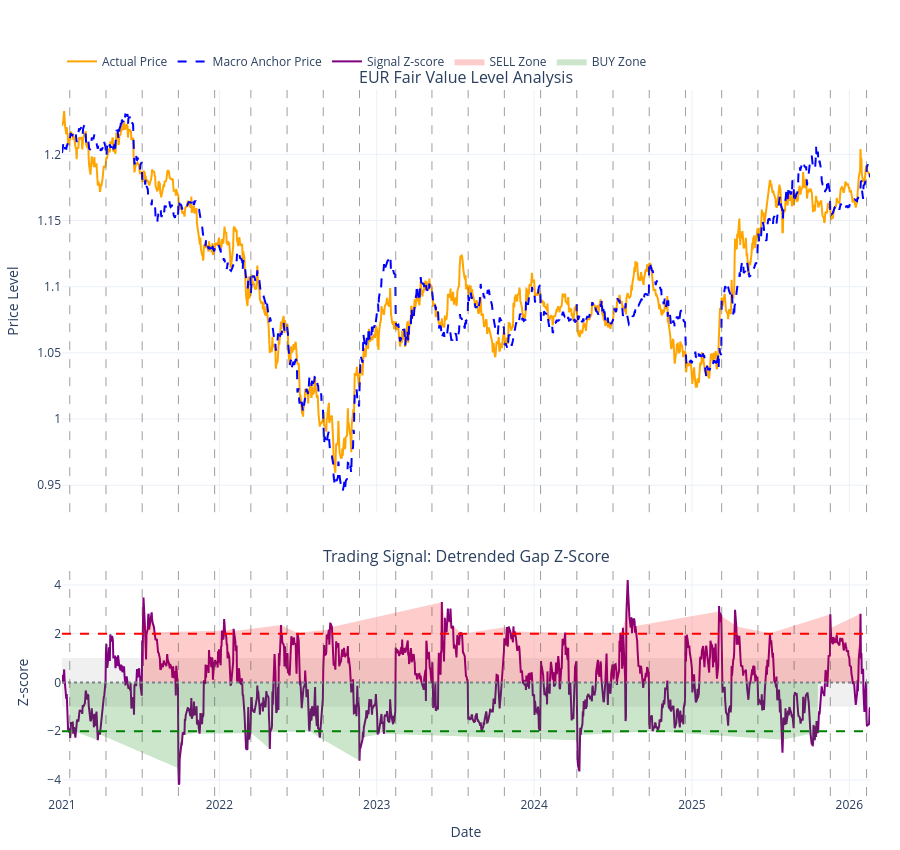

Write notebook code for a chart like this one.
### Code cell
from src.stage2_fair_value_runner import run_stage2_fair_value_ensemble

ens = run_stage2_fair_value_ensemble(
    "eur",
    # keep defaults or override for sensitivity tests
    confirmation_threshold=-1.5,
    start_date="2021-01-01",
    show_plot=True,
)
ens.tail()

### Figure 1 — Plotly figure (JSON) as saved in the notebook; plotly's stock layout.template omitted (floating-point values rounded to 4 significant figures; data arrays with more than 128 entries replaced by an {"elided": "..."} marker saying what was removed)
{"data": [{"line": {"color": "orange", "width": 2}, "mode": "lines", "name": "Actual Price", "type": "scatter", "x": {"elided": "1339 str values"}, "xaxis": "x", "y": {"elided": "1339 float values"}, "yaxis": "y"}, {"line": {"color": "blue", "dash": "dash", "width": 2}, "mode": "lines", "name": "Macro Anchor Price", "type": "scatter", "x": {"elided": "1339 str values"}, "xaxis": "x", "y": {"elided": "1339 float values"}, "yaxis": "y"}, {"line": {"color": "purple", "width": 2}, "mode": "lines", "name": "Signal Z-score", "type": "scatter", "x": {"elided": "1339 str values"}, "xaxis": "x2", "y": {"elided": "1339 float values"}, "yaxis": "y2"}, {"fill": "tozeroy", "fillcolor": "rgba(255, 0, 0, 0.20)", "hoverinfo": "skip", "line": {"width": 0}, "mode": "lines", "name": "SELL Zone", "type": "scatter", "x": {"elided": "1339 str values"}, "xaxis": "x2", "y": {"elided": "1339 float values"}, "yaxis": "y2"}, {"fill": "tozeroy", "fillcolor": "rgba(0, 128, 0, 0.20)", "hoverinfo": "skip", "line": {"width": 0}, "mode": "lines", "name": "BUY Zone", "type": "scatter", "x": {"elided": "1339 str values"}, "xaxis": "x2", "y": {"elided": "1339 float values"}, "yaxis": "y2"}], "layout": {"annotations": [{"font": {"size": 16}, "showarrow": false, "text": "EUR Fair Value Level Analysis", "x": 0.5, "xanchor": "center", "xref": "paper", "y": 1, "yanchor": "bottom", "yref": "paper"}, {"font": {"size": 16}, "showarrow": false, "text": "Trading Signal: Detrended Gap Z-Score", "x": 0.5, "xanchor": "center", "xref": "paper", "y": 0.322, "yanchor": "bottom", "yref": "paper"}], "height": 850, "legend": {"orientation": "h", "x": 0, "xanchor": "left", "y": 1.02, "yanchor": "bottom"}, "margin": {"b": 50, "l": 60, "r": 30, "t": 90}, "shapes": [{"line": {"color": "rgba(80, 80, 80, 0.55)", "dash": "dash", "width": 1}, "type": "line", "x0": "2021-01-19T00:00:00", "x1": "2021-01-19T00:00:00", "xref": "x", "y0": 0, "y1": 1, "yref": "y domain"}, {"line": {"color": "rgba(80, 80, 80, 0.55)", "dash": "dash", "width": 1}, "type": "line", "x0": "2021-01-19T00:00:00", "x1": "2021-01-19T00:00:00", "xref": "x2", "y0": 0, "y1": 1, "yref": "y2 domain"}, {"line": {"color": "rgba(80, 80, 80, 0.55)", "dash": "dash", "width": 1}, "type": "line", "x0": "2021-04-13T00:00:00", "x1": "2021-04-13T00:00:00", "xref": "x", "y0": 0, "y1": 1, "yref": "y domain"}, {"line": {"color": "rgba(80, 80, 80, 0.55)", "dash": "dash", "width": 1}, "type": "line", "x0": "2021-04-13T00:00:00", "x1": "2021-04-13T00:00:00", "xref": "x2", "y0": 0, "y1": 1, "yref": "y2 domain"}, {"line": {"color": "rgba(80, 80, 80, 0.55)", "dash": "dash", "width": 1}, "type": "line", "x0": "2021-07-06T00:00:00", "x1": "2021-07-06T00:00:00", "xref": "x", "y0": 0, "y1": 1, "yref": "y domain"}, {"line": {"color": "rgba(80, 80, 80, 0.55)", "dash": "dash", "width": 1}, "type": "line", "x0": "2021-07-06T00:00:00", "x1": "2021-07-06T00:00:00", "xref": "x2", "y0": 0, "y1": 1, "yref": "y2 domain"}, {"line": {"color": "rgba(80, 80, 80, 0.55)", "dash": "dash", "width": 1}, "type": "line", "x0": "2021-09-28T00:00:00", "x1": "2021-09-28T00:00:00", "xref": "x", "y0": 0, "y1": 1, "yref": "y domain"}, {"line": {"color": "rgba(80, 80, 80, 0.55)", "dash": "dash", "width": 1}, "type": "line", "x0": "2021-09-28T00:00:00", "x1": "2021-09-28T00:00:00", "xref": "x2", "y0": 0, "y1": 1, "yref": "y2 domain"}, {"line": {"color": "rgba(80, 80, 80, 0.55)", "dash": "dash", "width": 1}, "type": "line", "x0": "2021-12-21T00:00:00", "x1": "2021-12-21T00:00:00", "xref": "x", "y0": 0, "y1": 1, "yref": "y domain"}, {"line": {"color": "rgba(80, 80, 80, 0.55)", "dash": "dash", "width": 1}, "type": "line", "x0": "2021-12-21T00:00:00", "x1": "2021-12-21T00:00:00", "xref": "x2", "y0": 0, "y1": 1, "yref": "y2 domain"}, {"line": {"color": "rgba(80, 80, 80, 0.55)", "dash": "dash", "width": 1}, "type": "line", "x0": "2022-03-15T00:00:00", "x1": "2022-03-15T00:00:00", "xref": "x", "y0": 0, "y1": 1, "yref": "y domain"}, {"line": {"color": "rgba(80, 80, 80, 0.55)", "dash": "dash", "width": 1}, "type": "line", "x0": "2022-03-15T00:00:00", "x1": "2022-03-15T00:00:00", "xref": "x2", "y0": 0, "y1": 1, "yref": "y2 domain"}, {"line": {"color": "rgba(80, 80, 80, 0.55)", "dash": "dash", "width": 1}, "type": "line", "x0": "2022-06-07T00:00:00", "x1": "2022-06-07T00:00:00", "xref": "x", "y0": 0, "y1": 1, "yref": "y domain"}, {"line": {"color": "rgba(80, 80, 80, 0.55)", "dash": "dash", "width": 1}, "type": "line", "x0": "2022-06-07T00:00:00", "x1": "2022-06-07T00:00:00", "xref": "x2", "y0": 0, "y1": 1, "yref": "y2 domain"}, {"line": {"color": "rgba(80, 80, 80, 0.55)", "dash": "dash", "width": 1}, "type": "line", "x0": "2022-08-30T00:00:00", "x1": "2022-08-30T00:00:00", "xref": "x", "y0": 0, "y1": 1, "yref": "y domain"}, {"line": {"color": "rgba(80, 80, 80, 0.55)", "dash": "dash", "width": 1}, "type": "line", "x0": "2022-08-30T00:00:00", "x1": "2022-08-30T00:00:00", "xref": "x2", "y0": 0, "y1": 1, "yref": "y2 domain"}, {"line": {"color": "rgba(80, 80, 80, 0.55)", "dash": "dash", "width": 1}, "type": "line", "x0": "2022-11-22T00:00:00", "x1": "2022-11-22T00:00:00", "xref": "x", "y0": 0, "y1": 1, "yref": "y domain"}, {"line": {"color": "rgba(80, 80, 80, 0.55)", "dash": "dash", "width": 1}, "type": "line", "x0": "2022-11-22T00:00:00", "x1": "2022-11-22T00:00:00", "xref": "x2", "y0": 0, "y1": 1, "yref": "y2 domain"}, {"line": {"color": "rgba(80, 80, 80, 0.55)", "dash": "dash", "width": 1}, "type": "line", "x0": "2023-02-14T00:00:00", "x1": "2023-02-14T00:00:00", "xref": "x", "y0": 0, "y1": 1, "yref": "y domain"}, {"line": {"color": "rgba(80, 80, 80, 0.55)", "dash": "dash", "width": 1}, "type": "line", "x0": "2023-02-14T00:00:00", "x1": "2023-02-14T00:00:00", "xref": "x2", "y0": 0, "y1": 1, "yref": "y2 domain"}, {"line": {"color": "rgba(80, 80, 80, 0.55)", "dash": "dash", "width": 1}, "type": "line", "x0": "2023-05-09T00:00:00", "x1": "2023-05-09T00:00:00", "xref": "x", "y0": 0, "y1": 1, "yref": "y domain"}, {"line": {"color": "rgba(80, 80, 80, 0.55)", "dash": "dash", "width": 1}, "type": "line", "x0": "2023-05-09T00:00:00", "x1": "2023-05-09T00:00:00", "xref": "x2", "y0": 0, "y1": 1, "yref": "y2 domain"}, {"line": {"color": "rgba(80, 80, 80, 0.55)", "dash": "dash", "width": 1}, "type": "line", "x0": "2023-08-01T00:00:00", "x1": "2023-08-01T00:00:00", "xref": "x", "y0": 0, "y1": 1, "yref": "y domain"}, {"line": {"color": "rgba(80, 80, 80, 0.55)", "dash": "dash", "width": 1}, "type": "line", "x0": "2023-08-01T00:00:00", "x1": "2023-08-01T00:00:00", "xref": "x2", "y0": 0, "y1": 1, "yref": "y2 domain"}, {"line": {"color": "rgba(80, 80, 80, 0.55)", "dash": "dash", "width": 1}, "type": "line", "x0": "2023-10-24T00:00:00", "x1": "2023-10-24T00:00:00", "xref": "x", "y0": 0, "y1": 1, "yref": "y domain"}, {"line": {"color": "rgba(80, 80, 80, 0.55)", "dash": "dash", "width": 1}, "type": "line", "x0": "2023-10-24T00:00:00", "x1": "2023-10-24T00:00:00", "xref": "x2", "y0": 0, "y1": 1, "yref": "y2 domain"}, {"line": {"color": "rgba(80, 80, 80, 0.55)", "dash": "dash", "width": 1}, "type": "line", "x0": "2024-01-16T00:00:00", "x1": "2024-01-16T00:00:00", "xref": "x", "y0": 0, "y1": 1, "yref": "y domain"}, {"line": {"color": "rgba(80, 80, 80, 0.55)", "dash": "dash", "width": 1}, "type": "line", "x0": "2024-01-16T00:00:00", "x1": "2024-01-16T00:00:00", "xref": "x2", "y0": 0, "y1": 1, "yref": "y2 domain"}, {"line": {"color": "rgba(80, 80, 80, 0.55)", "dash": "dash", "width": 1}, "type": "line", "x0": "2024-04-09T00:00:00", "x1": "2024-04-09T00:00:00", "xref": "x", "y0": 0, "y1": 1, "yref": "y domain"}, {"line": {"color": "rgba(80, 80, 80, 0.55)", "dash": "dash", "width": 1}, "type": "line", "x0": "2024-04-09T00:00:00", "x1": "2024-04-09T00:00:00", "xref": "x2", "y0": 0, "y1": 1, "yref": "y2 domain"}, {"line": {"color": "rgba(80, 80, 80, 0.55)", "dash": "dash", "width": 1}, "type": "line", "x0": "2024-07-02T00:00:00", "x1": "2024-07-02T00:00:00", "xref": "x", "y0": 0, "y1": 1, "yref": "y domain"}, {"line": {"color": "rgba(80, 80, 80, 0.55)", "dash": "dash", "width": 1}, "type": "line", "x0": "2024-07-02T00:00:00", "x1": "2024-07-02T00:00:00", "xref": "x2", "y0": 0, "y1": 1, "yref": "y2 domain"}, {"line": {"color": "rgba(80, 80, 80, 0.55)", "dash": "dash", "width": 1}, "type": "line", "x0": "2024-09-24T00:00:00", "x1": "2024-09-24T00:00:00", "xref": "x", "y0": 0, "y1": 1, "yref": "y domain"}, {"line": {"color": "rgba(80, 80, 80, 0.55)", "dash": "dash", "width": 1}, "type": "line", "x0": "2024-09-24T00:00:00", "x1": "2024-09-24T00:00:00", "xref": "x2", "y0": 0, "y1": 1, "yref": "y2 domain"}, {"line": {"color": "rgba(80, 80, 80, 0.55)", "dash": "dash", "width": 1}, "type": "line", "x0": "2024-12-17T00:00:00", "x1": "2024-12-17T00:00:00", "xref": "x", "y0": 0, "y1": 1, "yref": "y domain"}, {"line": {"color": "rgba(80, 80, 80, 0.55)", "dash": "dash", "width": 1}, "type": "line", "x0": "2024-12-17T00:00:00", "x1": "2024-12-17T00:00:00", "xref": "x2", "y0": 0, "y1": 1, "yref": "y2 domain"}, {"line": {"color": "rgba(80, 80, 80, 0.55)", "dash": "dash", "width": 1}, "type": "line", "x0": "2025-03-11T00:00:00", "x1": "2025-03-11T00:00:00", "xref": "x", "y0": 0, "y1": 1, "yref": "y domain"}, {"line": {"color": "rgba(80, 80, 80, 0.55)", "dash": "dash", "width": 1}, "type": "line", "x0": "2025-03-11T00:00:00", "x1": "2025-03-11T00:00:00", "xref": "x2", "y0": 0, "y1": 1, "yref": "y2 domain"}, {"line": {"color": "rgba(80, 80, 80, 0.55)", "dash": "dash", "width": 1}, "type": "line", "x0": "2025-06-03T00:00:00", "x1": "2025-06-03T00:00:00", "xref": "x", "y0": 0, "y1": 1, "yref": "y domain"}, {"line": {"color": "rgba(80, 80, 80, 0.55)", "dash": "dash", "width": 1}, "type": "line", "x0": "2025-06-03T00:00:00", "x1": "2025-06-03T00:00:00", "xref": "x2", "y0": 0, "y1": 1, "yref": "y2 domain"}, {"line": {"color": "rgba(80, 80, 80, 0.55)", "dash": "dash", "width": 1}, "type": "line", "x0": "2025-08-26T00:00:00", "x1": "2025-08-26T00:00:00", "xref": "x", "y0": 0, "y1": 1, "yref": "y domain"}, {"line": {"color": "rgba(80, 80, 80, 0.55)", "dash": "dash", "width": 1}, "type": "line", "x0": "2025-08-26T00:00:00", "x1": "2025-08-26T00:00:00", "xref": "x2", "y0": 0, "y1": 1, "yref": "y2 domain"}, {"line": {"color": "rgba(80, 80, 80, 0.55)", "dash": "dash", "width": 1}, "type": "line", "x0": "2025-11-18T00:00:00", "x1": "2025-11-18T00:00:00", "xref": "x", "y0": 0, "y1": 1, "yref": "y domain"}, {"line": {"color": "rgba(80, 80, 80, 0.55)", "dash": "dash", "width": 1}, "type": "line", "x0": "2025-11-18T00:00:00", "x1": "2025-11-18T00:00:00", "xref": "x2", "y0": 0, "y1": 1, "yref": "y2 domain"}, {"line": {"color": "rgba(80, 80, 80, 0.55)", "dash": "dash", "width": 1}, "type": "line", "x0": "2026-02-10T00:00:00", "x1": "2026-02-10T00:00:00", "xref": "x", "y0": 0, "y1": 1, "yref": "y domain"}, {"line": {"color": "rgba(80, 80, 80, 0.55)", "dash": "dash", "width": 1}, "type": "line", "x0": "2026-02-10T00:00:00", "x1": "2026-02-10T00:00:00", "xref": "x2", "y0": 0, "y1": 1, "yref": "y2 domain"}, {"line": {"color": "red", "dash": "dash"}, "type": "line", "x0": 0, "x1": 1, "xref": "x2 domain", "y0": 2, "y1": 2, "yref": "y2"}, {"line": {"color": "green", "dash": "dash"}, "type": "line", "x0": 0, "x1": 1, "xref": "x2 domain", "y0": -2, "y1": -2, "yref": "y2"}, {"line": {"color": "grey", "dash": "dot"}, "type": "line", "x0": 0, "x1": 1, "xref": "x2 domain", "y0": 0, "y1": 0, "yref": "y2"}, {"fillcolor": "rgba(128, 128, 128, 0.12)", "layer": "below", "line": {"width": 0}, "type": "rect", "x0": 0, "x1": 1, "xref": "x2 domain", "y0": -1, "y1": 1, "yref": "y2"}], "xaxis": {"anchor": "y", "domain": [0, 1], "matches": "x2", "showticklabels": false}, "xaxis2": {"anchor": "y2", "domain": [0, 1], "title": {"text": "Date"}}, "yaxis": {"anchor": "x", "domain": [0.402, 1], "title": {"text": "Price Level"}}, "yaxis2": {"anchor": "x2", "domain": [0, 0.322], "title": {"text": "Z-score"}}}}
